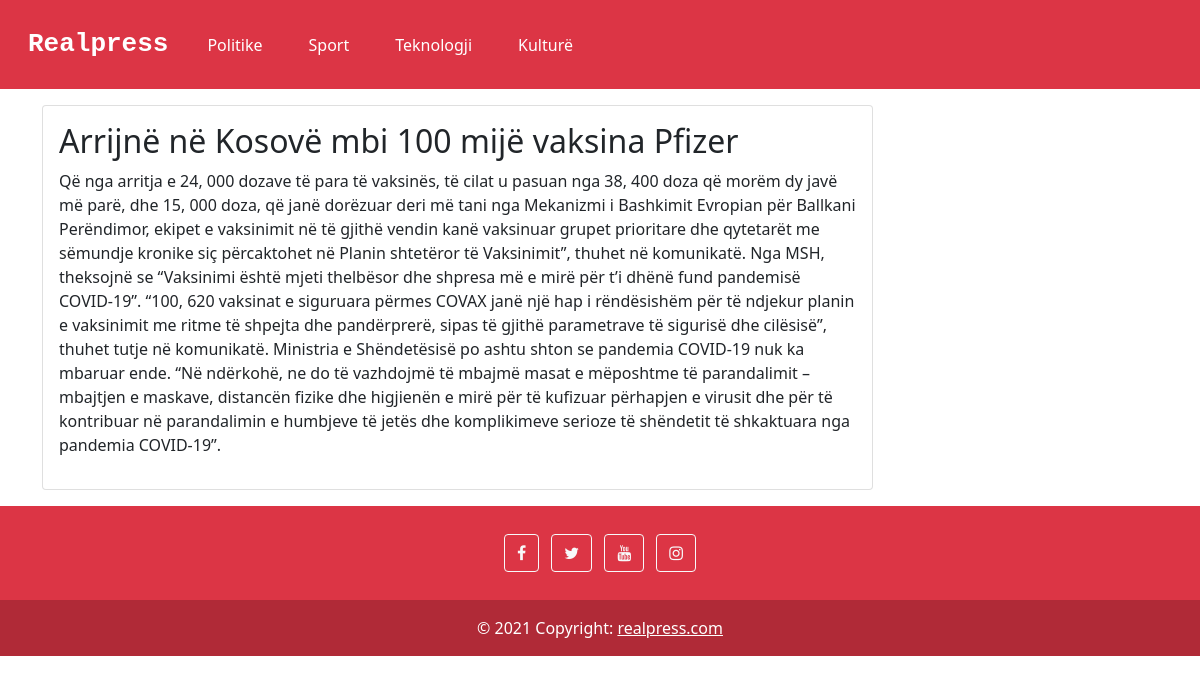
The app's page /single.php?id=27 with its own data.
### tables this page shows
CREATE TABLE `kategorite` (
  `id` int(11) NOT NULL,
  `emri_kategorise` varchar(255) NOT NULL
);

CREATE TABLE `lajmet` (
  `lajmetID` int(11) NOT NULL,
  `titulli` varchar(255) NOT NULL,
  `permbajtja` text NOT NULL,
  `imazhi` text NOT NULL,
  `kategoria` int(11) NOT NULL
);

### single.php (the view, shortened to what this page needs)
<?php include "./header.php";?>
<div class="container">
        <?php
     if(isset($_GET['id']) && $_GET['id'] !== NULL && $_GET['id'] !==''){
         $sql = "SELECT * FROM lajmet WHERE lajmetID = ?";
         if($stmt = mysqli_prepare($connect,$sql)){
             mysqli_stmt_bind_param($stmt,"i",$param_id);
            if(mysqli_stmt_execute($stmt)){
                $result = mysqli_stmt_get_result($stmt);
                while($row = mysqli_fetch_array($result, MYSQLI_ASSOC)){
                 $newsTitle = $row['titulli'];
                 $newsContent = $row['permbajtja'];
                }
            }
         }
     }
    ?>
   <div class="row">
        <div class="col-sm-9 mt-3 ">
            <div class="card">
                <div class="card-body">
                    <h2><?php if(isset($newsTitle)){ echo $newsTitle; } ;?></h2>
                    <p><?php if(isset($newsContent)){ echo $newsContent; } ?></p>
                </div>
            </div>
        </div>
    </div>
</div>
<?php include "./footer.php";?>

### header.php (shortened to what this page needs)
<?php include "./admin/connection.php";?>
<!DOCTYPE html>
<html lang="en">
<head>
    <link href="https://cdn.jsdelivr.net/npm/bootstrap@5.0.1/dist/css/bootstrap.min.css" rel="stylesheet">
    <link rel="stylesheet" href="https://cdnjs.cloudflare.com/ajax/libs/font-awesome/4.7.0/css/font-awesome.min.css">
    <link rel="stylesheet" href="css/style.css">
</head>
<body>
<nav class="navbar navbar-expand-lg navbar-light bg-danger">
    <div class="container-fluid">
      <a id="emri" class="navbar-brand m-3 h1 text-white" href="./index.php">Realpress</a>
      <div class="collapse navbar-collapse" id="navbarSupportedContent">
        <ul id="nav" class="navbar-nav me-auto mb-2 mb-lg-0">
          <?php
                    $sql = "SELECT * FROM kategorite";
                    if($stmt = mysqli_prepare($connect, $sql)){
                    if(mysqli_stmt_execute($stmt)){
                    $result = mysqli_stmt_get_result($stmt);
                    while($row = mysqli_fetch_array($result,MYSQLI_ASSOC)){
                        $id = $row['id'];
                        $emri_kategorise = $row['emri_kategorise'];
                        echo "<li class='nav-item'>";
                        echo "<a id='kateogri' href='./category.php?id=${id}' class='nav-link text-white'>" . $emri_kategorise . "</a>";
                        echo "</li>";
                    }
                }
               }
            ?>
        </ul>
      </div>
    </div>
  </nav>

### css/style.css (style rules this page uses)
#emri { font-family:monospace; font-size: xx-large; font-weight: bold; }
#kateogri { font-weight: 500; margin: 15px; }

### records on screen
kategorite: emri_kategorise "Politike"
kategorite: emri_kategorise "Sport"
kategorite: emri_kategorise "Teknologji"
kategorite: emri_kategorise "Kulturë"
lajmet: titulli "Arrijnë në Kosovë mbi 100 mijë vaksina Pfizer", permbajtja "Që nga arritja e 24, 000 dozave të para të vaksinës, të cilat u pasuan nga 38, 400 doza që morëm dy javë më parë, dhe 15, 000 doza, që janë dorëzuar deri më tani nga Mekanizmi i Bashkimit Evropian për Ballkani Perëndimor, ekipet e vaksinimit në të gjithë vendin kanë vaksinuar grupet prioritare dhe qytetarët me sëmundje kronike siç përcaktohet në Planin shtetëror të Vaksinimit”, thuhet në komunikatë. Nga MSH, theksojnë se “Vaksinimi është mjeti thelbësor dhe shpresa më e mirë për t’i dhënë fund pandemisë COVID-19”. “100, 620 vaksinat e siguruara përmes COVAX janë një hap i rëndësishëm për të ndjekur planin e vaksinimit me ritme të shpejta dhe pandërprerë, sipas të gjithë parametrave të…"
